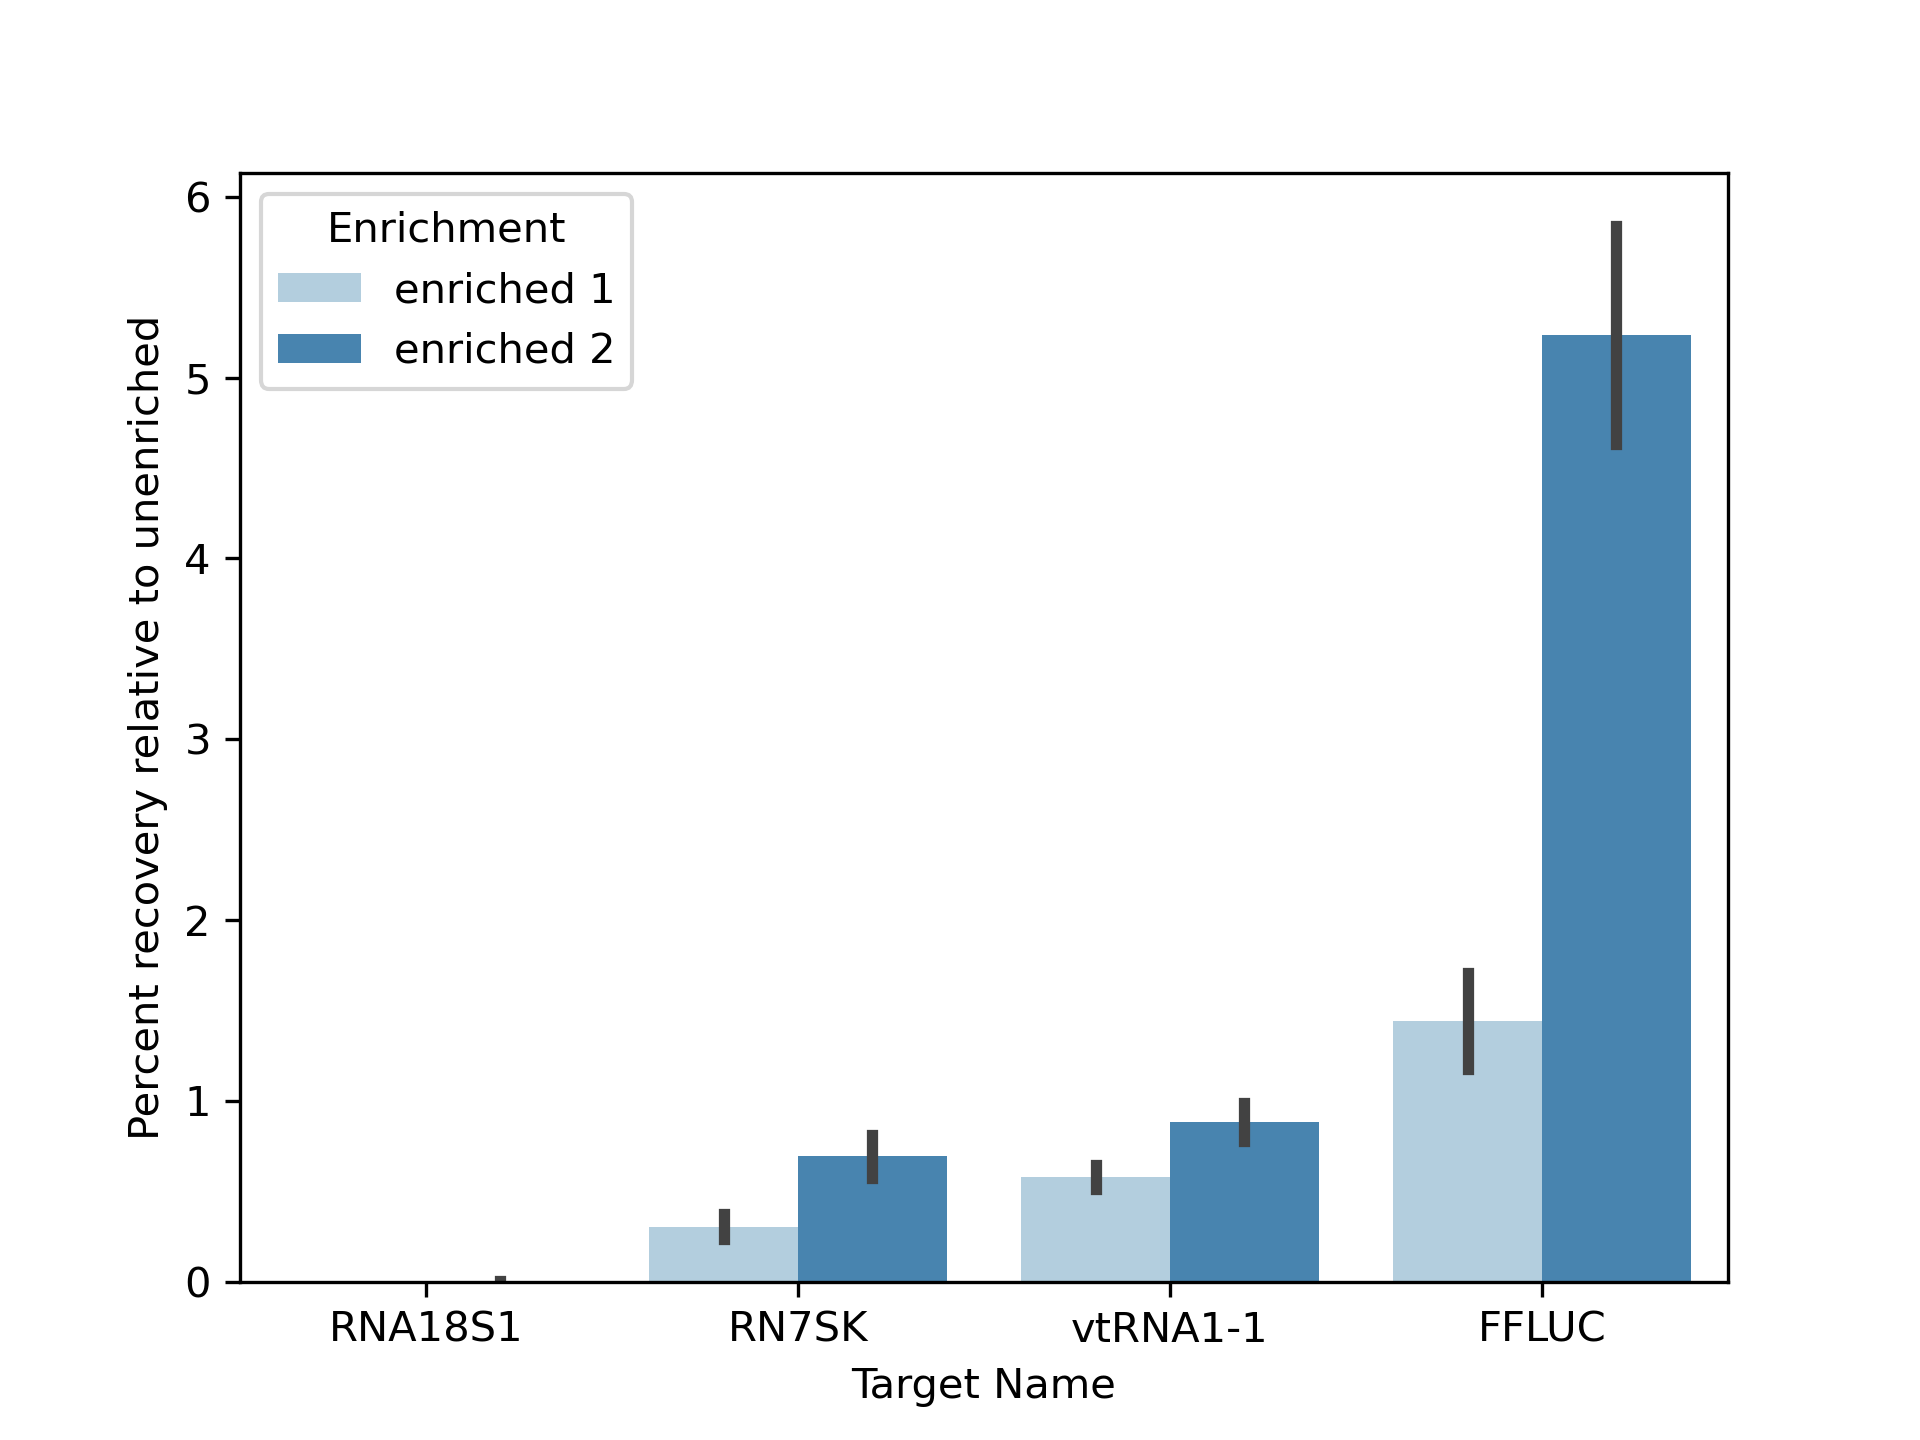

This chart was generated by the following Python code:
import pandas as pd
import numpy as np
import seaborn as sns
import matplotlib.pyplot as plt
import os

cwd=os.getcwd()
os.chdir(cwd)

# Import function to read results and take the mean of technical replicates
def import_file(filename) -> pd.DataFrame:
    """This function will import, take the mean, and format replicate files."""
    df = (
        pd.read_excel(
            filename,
            sheet_name="Results",
            skiprows=46,
            usecols=["Sample Name", "Target Name", "CT"],
            na_values=["Undetermined", "NTC"],
        )
        .reset_index()
        .dropna()
    )
    return df


data = import_file("TN037_2.xlsx")


# Sort rows based on input or enrich into new dataframes
def sort_rows(df):
    input_data = pd.DataFrame()
    enrich_data1 = pd.DataFrame()
    enrich_data2 = pd.DataFrame()
    for index, row in df.iterrows():
        sample_name = row["Sample Name"]
        if "input" in sample_name:
            input_data = pd.concat([input_data, row.to_frame().T], ignore_index=True)
        elif "enriched 1" in sample_name:
            enrich_data1 = pd.concat(
                [enrich_data1, row.to_frame().T], ignore_index=True
            )
        elif "enriched 2" in sample_name:
            enrich_data2 = pd.concat(
                [enrich_data2, row.to_frame().T], ignore_index=True
            )
    return input_data, enrich_data1, enrich_data2


input_data, enrich_data1, enrich_data2 = sort_rows(data)

# Calculate difference between input and each enrichment CTs
# Use this number to calculate percent recovery
recover_1 = pd.DataFrame(columns=["Sample Name", "Target Name", "CT.difference"])
recover_1["Sample Name"] = enrich_data1["Sample Name"]
recover_1["Target Name"] = enrich_data1["Target Name"]
recover_1["CT.difference"] = input_data["CT"].sub(enrich_data1["CT"])
recover_1["percent_recovery"] = 100 * 2 ** recover_1["CT.difference"]
recover_2 = pd.DataFrame(columns=["Sample Name", "Target Name", "CT.difference"])
recover_2["Sample Name"] = enrich_data2["Sample Name"]
recover_2["Target Name"] = enrich_data2["Target Name"]
recover_2["CT.difference"] = input_data["CT"].sub(enrich_data2["CT"])
recover_2["percent_recovery"] = 100 * 2 ** recover_2["CT.difference"]
recovery = pd.concat([recover_1, recover_2])

recovery.to_excel("TN037.2_output.xlsx")

# Plot using paried barplot to compare both enrichments
g = sns.barplot(
    data=recovery,
    x="Target Name",
    y="percent_recovery",
    hue="Sample Name",
    palette="Blues",
    errorbar="sd",
)
plt.legend(title="Enrichment")
plt.ylabel("Percent recovery relative to unenriched")
plt.savefig("TN037.2.png", format="png", dpi=300)
